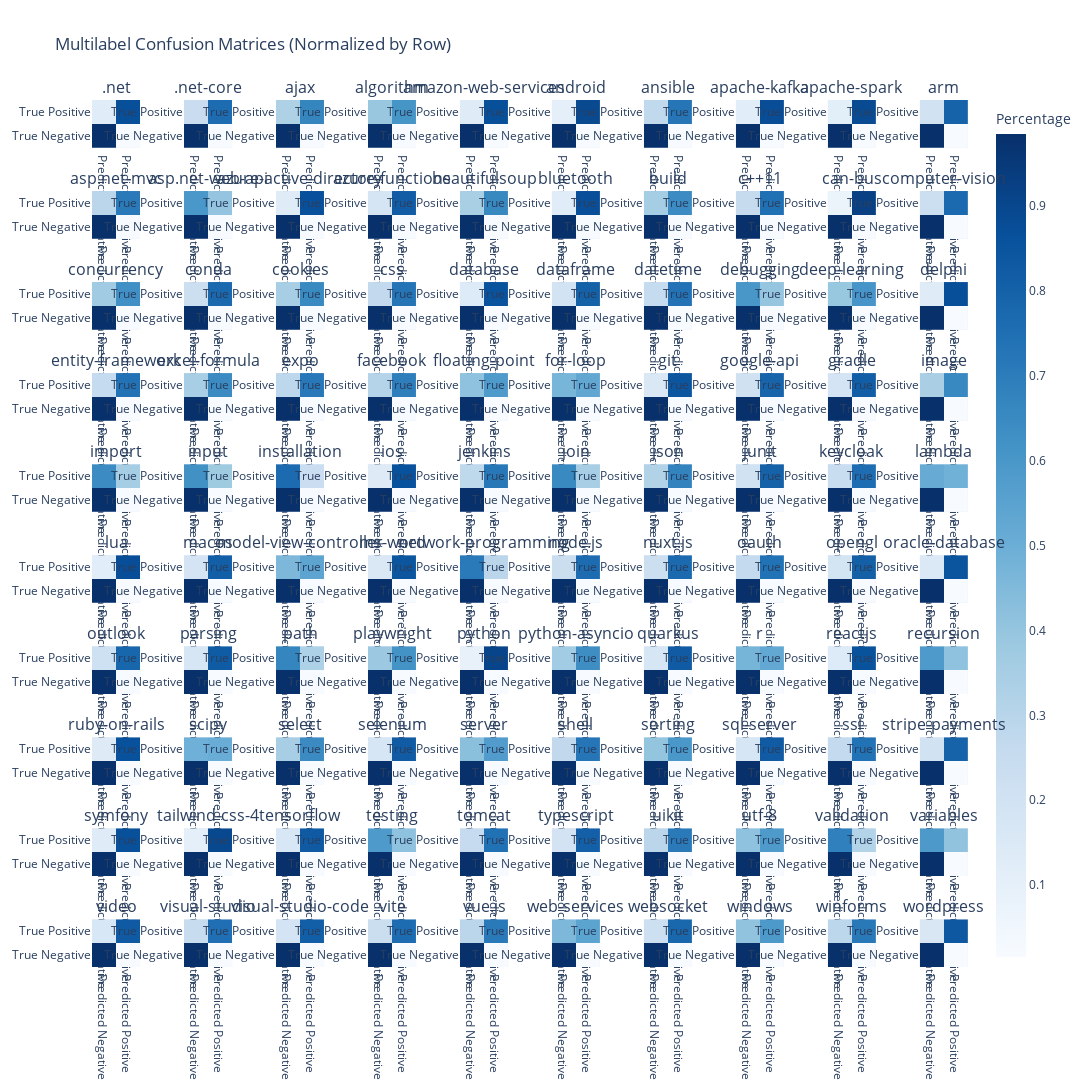

The notebook cell saved with this chart:
### Code cell
fig = plot_interactive_confusion_matrix(cm,mlb.classes_)
fig.show()
